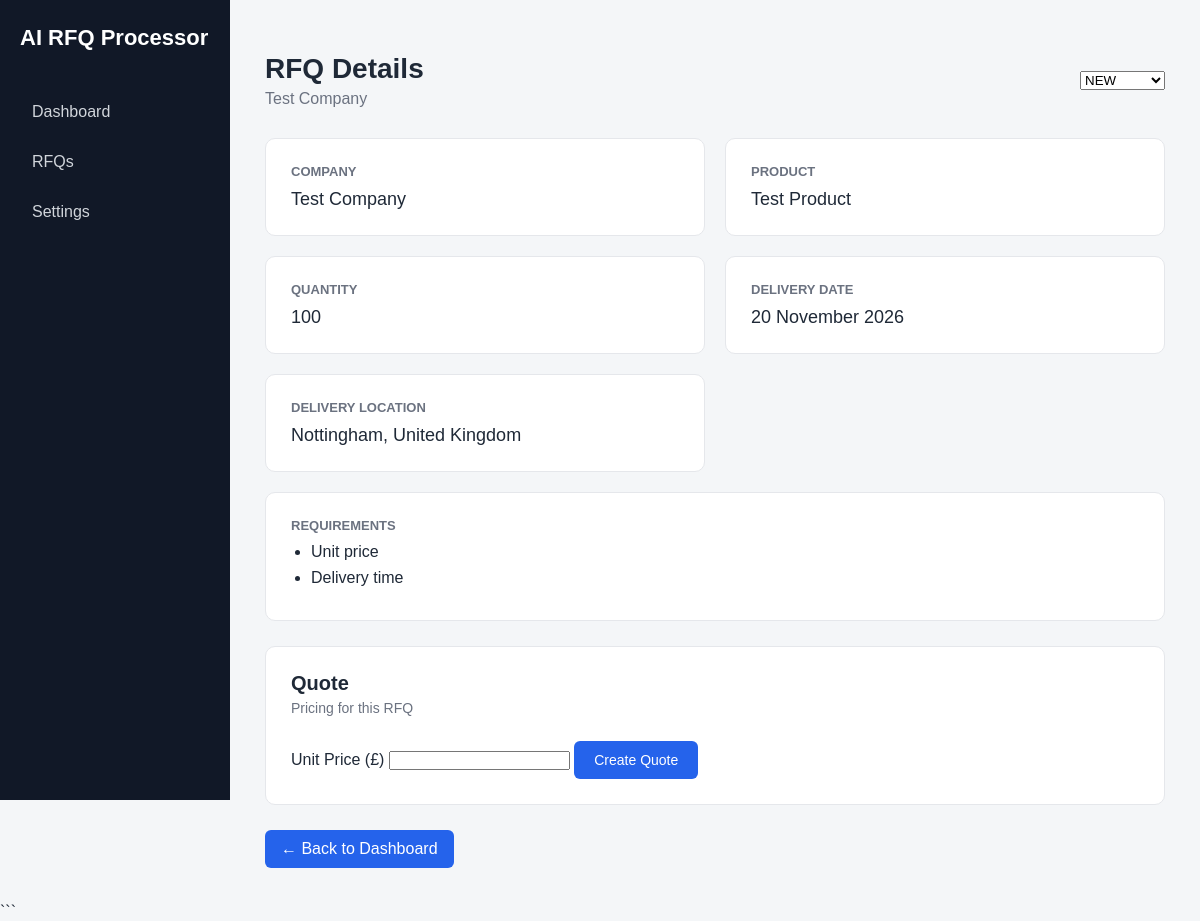
The page /rfq/4 on the database its author committed.
### tables this page shows
CREATE TABLE rfqs (
        id INTEGER PRIMARY KEY AUTOINCREMENT,
        company TEXT,
        product TEXT,
        quantity INTEGER,
        delivery_date TEXT,
        delivery_location TEXT,
        requirements TEXT
    , status TEXT DEFAULT 'NEW', unit_price REAL, total_price REAL);

### web_app.py (the view)
@app.get("/rfq/{rfq_id}")
def view_rfq(request: Request, rfq_id: int):
    rfqs = get_rfqs()
    for rfq in rfqs:
        if rfq["id"] == rfq_id:
            return templates.TemplateResponse(
                request=request,
                name="rfq.html",
                context={
                    "rfq": rfq
                }
            )
    return {"error": "RFQ not found"}

### templates/rfq.html (shortened to what this page needs)
<!DOCTYPE html>
<html lang="en">
<head>
    <link rel="stylesheet" href="/static/style.css">
</head>
<body>
    <aside class="sidebar">
        <div class="logo">
            AI RFQ Processor
        </div>
        <a href="/" class="nav-item">
            Dashboard
        </a>
        <a href="#" class="nav-item">
            RFQs
        </a>
        <a href="#" class="nav-item">
            Settings
        </a>
    </aside>
    <main class="main">
        <div class="header">
            <div>
                <h1>RFQ Details</h1>
                <p class="subtitle">
                    {{ rfq["company"] }}
                </p>
            </div>
            <form action="/rfq/{{ rfq['id'] }}/status" method="post">
                <select name="status" onchange="this.form.submit()">
                    <option value="NEW" {% if rfq["status"] == "NEW" %}selected{% endif %}>
                        NEW
                    </option>
                </select>
            </form>
        </div>
        <section class="rfq-details">
            <div class="detail-card">
                <h3>Company</h3>
                <p>
                    {{ rfq["company"] }}
                </p>
            </div>
            <div class="detail-card">
                <h3>Product</h3>
                <p>
                    {{ rfq["product"] }}
                </p>
            </div>
            <div class="detail-card">
                <h3>Quantity</h3>
                <p>
                    {{ rfq["quantity"] }}
                </p>
            </div>
            <div class="detail-card">
                <h3>Delivery Date</h3>
                <p>
                    {{ rfq["delivery_date"] }}
                </p>
            </div>
            <div class="detail-card">
                <h3>Delivery Location</h3>
                <p>
                    {{ rfq["delivery_location"] }}
                </p>
            </div>
            <div class="detail-card requirements-card">
                <h3>Requirements</h3>
                <ul class="requirements-list">
                    {% for requirement in rfq["requirements"].split(", ") %}
                    <li>
                        {{ requirement }}
                    </li>
                    {% endfor %}
                </ul>
            </div>
        </section>
        <section class="quote-section">
            <div class="quote-header">
                <div>
                    <h2>Quote</h2>
                    <p>Pricing for this RFQ</p>
                </div>
            </div>
            {% if rfq["unit_price"] is not none %}
                <div class="quote-pricing">
                    <div class="price-item">
                        <span>Unit Price</span>
                        <strong>£{{ "%.2f"|format(rfq["unit_price"]) }}</strong>
                    </div>
                    <div class="price-item total">
                        <span>Total Price</span>
                        <strong>£{{ "%.2f"|format(rfq["total_price"]) }}</strong>
                    </div>
                </div>
                <a
                    href="/rfq/{{ rfq['id'] }}/quote/pdf"
                    class="download-button"
                >
                    Download Quote PDF
                </a>
            {% else %}
                <form
                    action="/rfq/{{ rfq['id'] }}/quote"
                    method="post"
                    class="quote-form"
                >
                    <label for="unit_price">
                        Unit Price (£)
                    </label>
                    <input
                        type="number"
                        id="unit_price"
                        name="unit_price"
                        step="0.01"
                        min="0"
                        required
                    >
                    <button type="submit" class="upload-button">
                        Create Quote
                    </button>
                </form>
            {% endif %}
        </section>
        <a href="/" class="back-button">
            ← Back to Dashboard
        </a>
    </main>
</body>
</html>

### static/style.css (style rules this page uses)
* { box-sizing: border-box; margin: 0; padding: 0; }
body { font-family: Arial, sans-serif; background: #f4f6f8; color: #1f2937; }
.sidebar { position: fixed; left: 0; top: 0; width: 230px; height: 100vh; background: #111827; color: white; padding: 25px 20px; }
.logo { font-size: 22px; font-weight: bold; margin-bottom: 40px; }
.nav-item { display: block; padding: 12px; margin-bottom: 8px; border-radius: 6px; color: #d1d5db; text-decoration: none; }
.main { margin-left: 230px; padding: 35px; }
.header { display: flex; justify-content: space-between; align-items: center; margin-bottom: 30px; }
.header h1 { font-size: 28px; }
.subtitle { color: #6b7280; margin-top: 5px; }
.upload-button { background: #2563eb; color: white; border: none; padding: 11px 20px; border-radius: 6px; cursor: pointer; font-size: 14px; }
.rfq-details { display: grid; grid-template-columns: repeat(2, 1fr); gap: 20px; margin-bottom: 25px; }
.detail-card { background: white; border-radius: 10px; padding: 25px; border: 1px solid #e5e7eb; }
.detail-card h3 { font-size: 13px; color: #6b7280; margin-bottom: 10px; text-transform: uppercase; }
.detail-card p { font-size: 18px; font-weight: 500; }
.requirements-card { grid-column: span 2; }
.back-button { display: inline-block; padding: 10px 16px; background: #2563eb; color: white; text-decoration: none; border-radius: 6px; }
.requirements-list { padding-left: 20px; }
.requirements-list li { margin-bottom: 8px; }
.quote-section { background: white; border: 1px solid #e5e7eb; border-radius: 10px; padding: 25px; margin-bottom: 25px; }
.quote-header { display: flex; justify-content: space-between; align-items: center; margin-bottom: 25px; }
.quote-header h2 { font-size: 20px; margin-bottom: 5px; }
.quote-header p { color: #6b7280; font-size: 14px; }

### rows shown on the page
rfqs: company "Test Company", status "NEW", product "Test Product", quantity "100", delivery_date "20 November 2026", delivery_location "Nottingham, United Kingdom"

### other values the page prints
{{ requirement }} "Unit price" "Delivery time"
